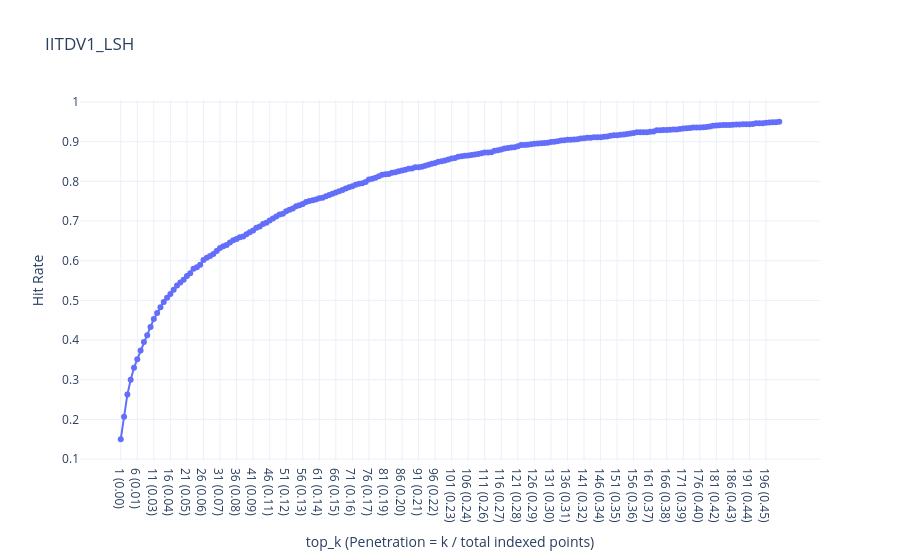

Write notebook code for a chart like this one.
### Code cell
import json
import numpy as np
import faiss
import plotly.graph_objects as go

# ---------------------
# Load JSON data
# ---------------------
def load_data(json_path):
    with open(json_path, 'r') as f:
        data = json.load(f)
    x = np.array(data["X"], dtype='float32')
    y = np.array(data["y"])
    return x, y

# ---------------------
# Split representatives & queries
# ---------------------
def split_representatives(x, y):
    unique_labels = np.unique(y)
    index_vectors = []
    index_labels = []
    query_vectors = []
    query_labels = []

    for label in unique_labels:
        indices = np.where(y == label)[0]
        if len(indices) == 0:
            continue
        index_vectors.append(x[indices[0]])
        index_labels.append(label)
        if len(indices) > 1:
            remaining = indices[1:]
            query_vectors.extend(x[remaining])
            query_labels.extend(y[remaining])

    return (np.array(index_vectors, dtype='float32'),
            np.array(index_labels),
            np.array(query_vectors, dtype='float32'),
            np.array(query_labels))

# ---------------------
# Build LSH Index
# ---------------------
def build_lsh_index(vectors, nbits=16):
    dim = vectors.shape[1]
    index = faiss.IndexLSH(dim, nbits)
    index.add(vectors)
    return index

# ---------------------
# Evaluate Hit Rate (varying top_k)
# ---------------------
def evaluate_hit_rate_lsh(index, index_labels, query_vectors, query_labels, top_k_max=50):
    hit_rates = []
    x_labels = []
    highlight_point = None
    total_indexed = len(index_labels)

    for k in range(1, top_k_max + 1):
        distances, indices = index.search(query_vectors, k=k)
        
        # Check if top_k contains the correct label
        hits = 0
        for q_idx, q_label in enumerate(query_labels):
            retrieved_labels = index_labels[indices[q_idx]]
            if q_label in retrieved_labels:
                hits += 1

        total = len(query_labels)
        hit_rate = hits / total if total > 0 else 0
        hit_rates.append(hit_rate)

        penetration = k / total_indexed
        x_labels.append(f"{k} ({penetration:.2f})")

        if highlight_point is None and hit_rate >= 0.98:
            highlight_point = (k, hit_rate, penetration)

        print(f"top_k={k}, Hit rate={hit_rate:.4f}")

    return x_labels, hit_rates, highlight_point

# ---------------------
# Plot Hit Rate vs Penetration
# ---------------------
def plot_hit_rate_plotly(x_labels, hit_rates, highlight_point):
    fig = go.Figure()

    # Main line
    fig.add_trace(go.Scatter(
        x=x_labels,
        y=hit_rates,
        mode='lines+markers',
        name="Hit Rate",
        line=dict(width=2),
        marker=dict(size=6)
    ))

    # Highlight first ≥98% hit rate
    if highlight_point:
        k_highlight, hr_highlight, penetration = highlight_point
        highlight_label = f"{k_highlight} ({penetration:.2f})"
        fig.add_trace(go.Scatter(
            x=[highlight_label],
            y=[hr_highlight],
            mode='markers+text',
            marker=dict(color='red', size=12, symbol='star'),
            text=[f"Penetration={penetration:.2f}"],
            textposition="top center",
            name="First ≥98% Hit"
        ))

    fig.update_layout(
        title="IITDV1_LSH",
        xaxis_title="top_k (Penetration = k / total indexed points)",
        yaxis_title="Hit Rate",
        template="plotly_white",
        hovermode="x unified"
    )
    fig.show()

# ---------------------
# Main Workflow
# ---------------------
def main(json_path, nbits=16, top_k_max=50):
    x, y = load_data(json_path)
    index_x, index_y, query_x, query_y = split_representatives(x, y)
    
    index = build_lsh_index(index_x, nbits=nbits)

    x_labels, hit_rates, highlight_point = evaluate_hit_rate_lsh(
        index, index_y, query_x, query_y, top_k_max=top_k_max
    )

    plot_hit_rate_plotly(x_labels, hit_rates, highlight_point)

# Example usage
if __name__ == "__main__":
    main("iitd_features_1_with seprate_left_abd_wrute.json", nbits=16, top_k_max=200)

### Figure 1 — Plotly figure (JSON) as saved in the notebook; plotly's stock layout.template omitted (floating-point values rounded to 4 significant figures; data arrays with more than 128 entries replaced by an {"elided": "..."} marker saying what was removed)
{"data": [{"line": {"width": 2}, "marker": {"size": 6}, "mode": "lines+markers", "name": "Hit Rate", "type": "scatter", "x": {"elided": "200 str values"}, "y": {"elided": "200 float values"}}], "layout": {"hovermode": "x unified", "title": {"text": "IITDV1_LSH"}, "xaxis": {"title": {"text": "top_k (Penetration = k / total indexed points)"}}, "yaxis": {"title": {"text": "Hit Rate"}}}}
